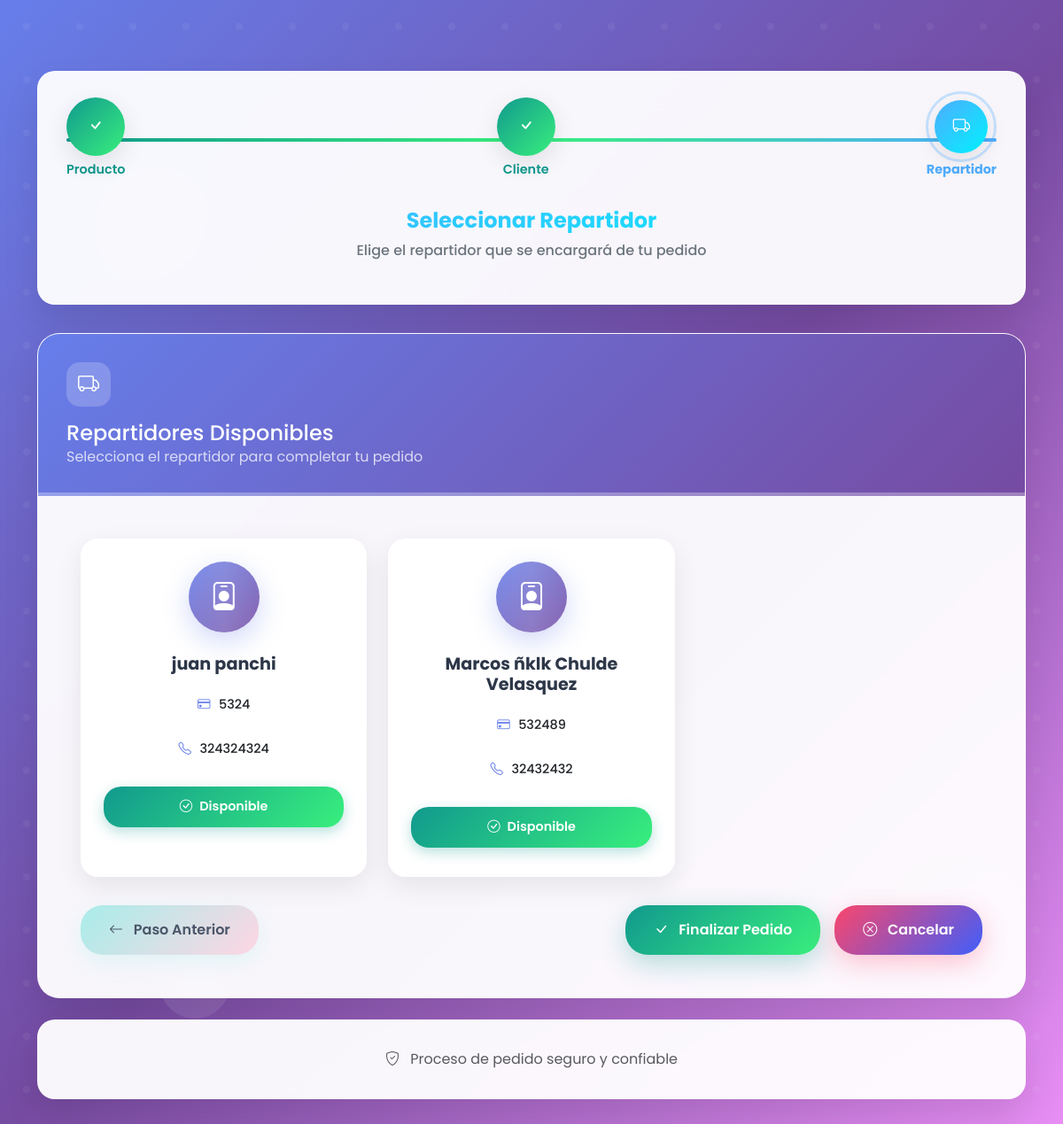
Page /productos/ordenes/paso3/ on the earlier database version.
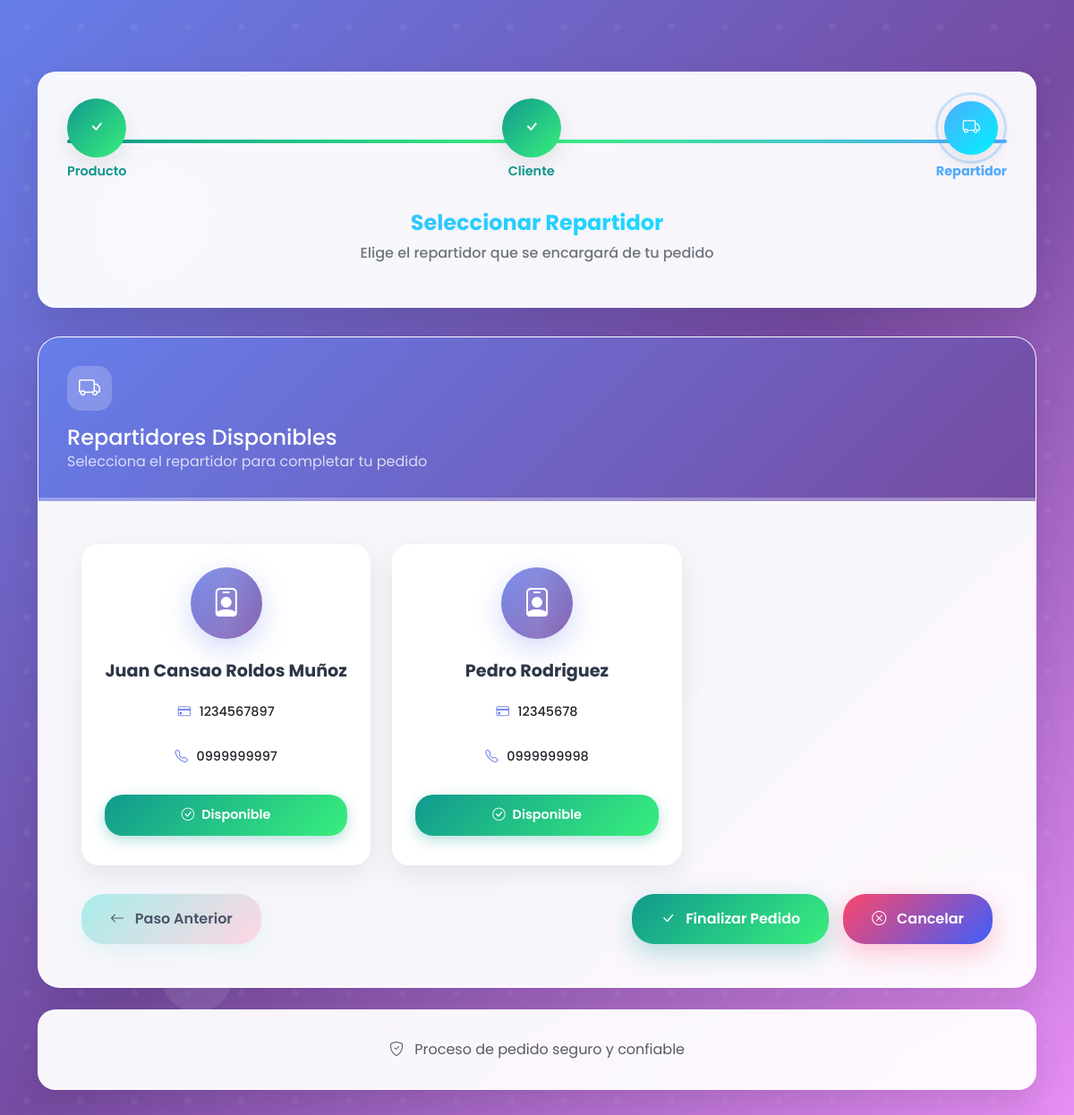
Same page on the later database version.
### CrudProducto/models.py (models this page shows, shortened)
class Persona(models.Model):
    nombre = models.CharField(max_length=100)
    apellidos = models.CharField(max_length=100)
    cedula = models.CharField(max_length=20, unique=True)
    telefono = models.CharField(max_length=15)
    correo = models.EmailField()
    class Meta:
        abstract = True  # No se creará tabla en la BD

class Repartidor(Persona):
    OPCIONES = [
        ('Si', 'Sí'),
        ('No', 'No'),
    ]
    disponible = models.CharField(
        max_length=2,
        choices=OPCIONES,
        default='Si',  # Establece un valor por defecto
        verbose_name="Disponibilidad"
    )

### CrudProducto/views.py (the view)
# urls.py: path('ordenes/paso3/', views.crear_orden_paso3, name='crear_orden_paso3'),
def crear_orden_paso3(request):
    if request.method == 'POST':
        form = RepartidorSeleccionForm(request.POST)
        if form.is_valid():
            repartidor = form.cleaned_data['repartidor']
            producto = get_object_or_404(Producto, pk=request.session['producto_id'])
            cantidad = request.session['cantidad']
            cliente = get_object_or_404(Cliente, pk=request.session['cliente_id'])
            orden = Orden(producto=producto, cantidad=cantidad)
            orden.save()
            producto.stock -= int(cantidad)
            producto.save()
            repartidor.disponible = 'No'
            repartidor.save()
            request.session.flush()
            return redirect('home')
    else:
        form = RepartidorSeleccionForm()
    return render(request, 'orden_paso3.html', {'form': form, 'title': 'Paso 3: Selección de Repartidor'})

### CrudProducto/templates/orden_paso3.html (shortened to what the changed rows need)
{% load widget_tweaks %}
<!DOCTYPE html>
<html lang="es">
<head>
    <link href="https://cdn.jsdelivr.net/npm/bootstrap@5.3.0/dist/css/bootstrap.min.css" rel="stylesheet">
    <link href="https://cdn.jsdelivr.net/npm/bootstrap-icons@1.11.0/font/bootstrap-icons.css" rel="stylesheet">
</head>
<body>
    <div class="main-container">
        <div class="container py-5">
            <div class="form-container">
                <div class="main-card animate-slide-in">
                    <div class="card-header-modern">
                        <h2 class="h4 mb-0">Repartidores Disponibles</h2>
                    </div>
                    <div class="card-body-modern">
                        <form method="post" id="repartidorForm">
                            <div class="row row-cols-1 row-cols-md-2 row-cols-lg-3 g-4 mb-4">
                                {% for choice in form.repartidor.field.queryset %}
                                <div class="col">
                                    <label class="w-100 h-100">
                                        <div class="repartidor-card {% if form.repartidor.value == choice.id %}selected{% endif %}">
                                            <div class="card-body p-4">
                                                <div class="repartidor-avatar">
                                                    <i class="bi bi-person-badge"></i>
                                                </div>
                                                <h5 class="repartidor-name">
                                                    {{ choice.nombre }} {{ choice.apellidos }}
                                                </h5>
                                                <div class="repartidor-info">
                                                    <div class="info-item">
                                                        <i class="bi bi-credit-card"></i>
                                                        <span>{{ choice.cedula }}</span>
                                                    </div>
                                                    <div class="info-item">
                                                        <i class="bi bi-telephone"></i>
                                                        <span>{{ choice.telefono }}</span>
                                                    </div>
                                                </div>
                                                {% if choice.disponible %}
                                                <div class="status-badge badge-disponible">
                                                    <i class="bi bi-check-circle"></i>
                                                    <span>Disponible</span>
                                                </div>
                                                {% else %}
                                                <div class="status-badge badge-no-disponible">
                                                    <i class="bi bi-exclamation-triangle"></i>
                                                    <span>No disponible</span>
                                                </div>
                                                {% endif %}
                                            </div>
                                        </div>
                                    </label>
                                </div>
                                {% endfor %}
                            </div>
                        </form>
                    </div>
                </div>
            </div>
        </div>
    </div>
</body>
</html>

Differences in the rows shown:
removed Repartidor: nombre "juan", apellidos "panchi", cedula "5324", telefono "324324324", disponible "Si" (drawn)
removed Repartidor: nombre "Marcos ñklk", apellidos "Chulde Velasquez", cedula "532489", telefono "32432432", disponible "Si" (drawn)
added Repartidor: nombre "Juan Cansao", apellidos "Roldos Muñoz", cedula "1234567897", telefono "0999999997", disponible "Si" (drawn)
added Repartidor: nombre "Pedro", apellidos "Rodriguez", cedula "12345678", telefono "0999999998", disponible "Si" (drawn)
